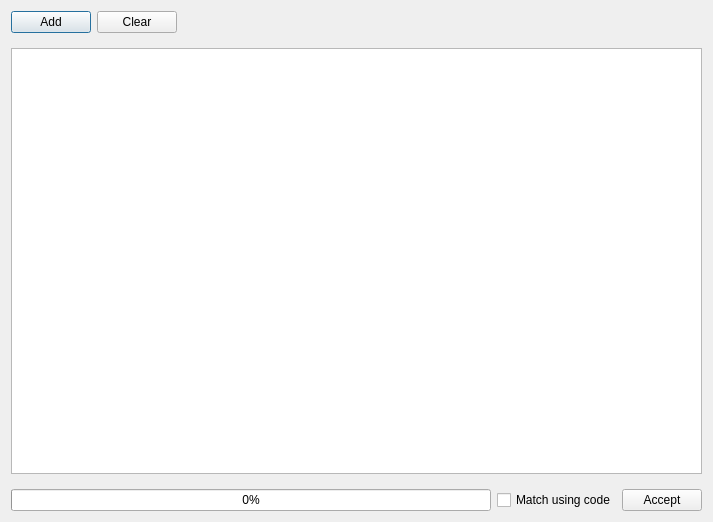
<?xml version="1.0" encoding="UTF-8"?>
<ui version="4.0">
 <class>Dialog</class>
 <widget class="QDialog" name="Dialog">
  <property name="geometry">
   <rect>
    <x>0</x>
    <y>0</y>
    <width>713</width>
    <height>522</height>
   </rect>
  </property>
  <property name="windowTitle">
   <string>Dialog</string>
  </property>
  <layout class="QVBoxLayout" name="verticalLayout_2">
   <item>
    <widget class="QFrame" name="frame_3">
     <property name="maximumSize">
      <size>
       <width>16777215</width>
       <height>34</height>
      </size>
     </property>
     <property name="frameShape">
      <enum>QFrame::Shape::NoFrame</enum>
     </property>
     <property name="frameShadow">
      <enum>QFrame::Shadow::Raised</enum>
     </property>
     <layout class="QHBoxLayout" name="horizontalLayout_6">
      <property name="leftMargin">
       <number>0</number>
      </property>
      <property name="topMargin">
       <number>0</number>
      </property>
      <property name="rightMargin">
       <number>0</number>
      </property>
      <property name="bottomMargin">
       <number>0</number>
      </property>
      <item>
       <widget class="QPushButton" name="addModelsButton">
        <property name="text">
         <string>Add</string>
        </property>
        <property name="icon">
         <iconset resource="../../Icons/icons.qrc">
          <normaloff>:/Icons/icons/plus.png</normaloff>:/Icons/icons/plus.png</iconset>
        </property>
       </widget>
      </item>
      <item>
       <widget class="QPushButton" name="deleteModelsButton">
        <property name="text">
         <string>Clear</string>
        </property>
        <property name="icon">
         <iconset resource="../../Icons/icons.qrc">
          <normaloff>:/Icons/icons/delete3.png</normaloff>:/Icons/icons/delete3.png</iconset>
        </property>
       </widget>
      </item>
      <item>
       <spacer name="horizontalSpacer_5">
        <property name="orientation">
         <enum>Qt::Orientation::Horizontal</enum>
        </property>
        <property name="sizeHint" stdset="0">
         <size>
          <width>725</width>
          <height>20</height>
         </size>
        </property>
       </spacer>
      </item>
     </layout>
    </widget>
   </item>
   <item>
    <widget class="QFrame" name="frame_5">
     <property name="frameShape">
      <enum>QFrame::Shape::NoFrame</enum>
     </property>
     <property name="frameShadow">
      <enum>QFrame::Shadow::Raised</enum>
     </property>
     <layout class="QVBoxLayout" name="verticalLayout">
      <property name="leftMargin">
       <number>0</number>
      </property>
      <property name="rightMargin">
       <number>0</number>
      </property>
      <item>
       <widget class="QTableView" name="modelsTableView">
        <property name="sizeAdjustPolicy">
         <enum>QAbstractScrollArea::SizeAdjustPolicy::AdjustToContents</enum>
        </property>
        <property name="dragDropMode">
         <enum>QAbstractItemView::DragDropMode::InternalMove</enum>
        </property>
        <property name="defaultDropAction">
         <enum>Qt::DropAction::MoveAction</enum>
        </property>
        <property name="alternatingRowColors">
         <bool>true</bool>
        </property>
        <property name="selectionBehavior">
         <enum>QAbstractItemView::SelectionBehavior::SelectRows</enum>
        </property>
       </widget>
      </item>
     </layout>
    </widget>
   </item>
   <item>
    <widget class="QFrame" name="frame_7">
     <property name="maximumSize">
      <size>
       <width>16777215</width>
       <height>40</height>
      </size>
     </property>
     <property name="frameShape">
      <enum>QFrame::Shape::NoFrame</enum>
     </property>
     <property name="frameShadow">
      <enum>QFrame::Shadow::Raised</enum>
     </property>
     <layout class="QHBoxLayout" name="horizontalLayout_8">
      <property name="leftMargin">
       <number>0</number>
      </property>
      <property name="topMargin">
       <number>0</number>
      </property>
      <property name="rightMargin">
       <number>0</number>
      </property>
      <property name="bottomMargin">
       <number>0</number>
      </property>
      <item>
       <widget class="QProgressBar" name="progressBar">
        <property name="value">
         <number>0</number>
        </property>
        <property name="invertedAppearance">
         <bool>false</bool>
        </property>
       </widget>
      </item>
      <item>
       <widget class="QCheckBox" name="matchUsingCodeCheckBox">
        <property name="toolTip">
         <string>If checked, the objects are match using the code property, otherwise the idtag property is used</string>
        </property>
        <property name="text">
         <string>Match using code</string>
        </property>
       </widget>
      </item>
      <item>
       <widget class="QPushButton" name="acceptModelsButton">
        <property name="text">
         <string>Accept</string>
        </property>
        <property name="icon">
         <iconset resource="../../Icons/icons.qrc">
          <normaloff>:/Icons/icons/gear.png</normaloff>:/Icons/icons/gear.png</iconset>
        </property>
       </widget>
      </item>
     </layout>
    </widget>
   </item>
  </layout>
 </widget>
 <resources>
  <include location="../../Icons/icons.qrc"/>
 </resources>
 <connections/>
</ui>
